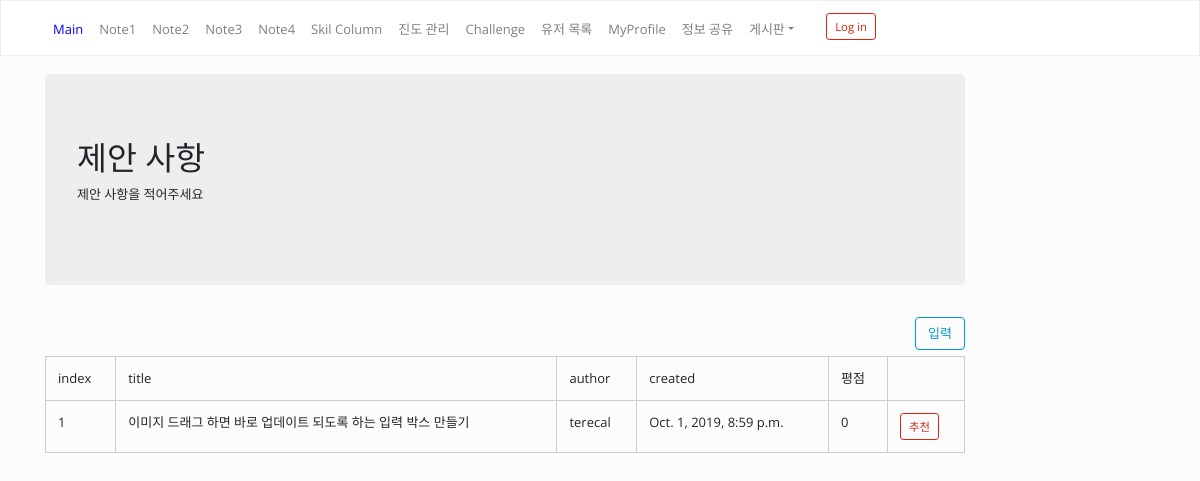
The app's page /management/suggestion/list with its own data.
### management/models.py (models this page shows, shortened)
class Suggestion(models.Model):
    title = models.CharField(max_length=50)
    content = models.TextField(blank=True)
    author = models.ForeignKey(User, on_delete=models.CASCADE)
    created = models.DateTimeField(auto_now_add=True)

### management/views_cbv.py (the view)
# urls.py: path('suggestion/list', views_cbv.SuggestionListView.as_view() , name="suggestion_list"),
class SuggestionListView(ListView):
    model = Suggestion
    paginate_by = 20
    def get_queryset(self):
        return Suggestion.objects.all().order_by('-created')

### management/templates/management/suggestion_list.html (shortened to what this page needs)
{% extends "layout.html" %}
{%block content2 %}
<div class="jumbotron">
  <h1>제안 사항</h1>
  <p>제안 사항을 적어주세요</p>
</div>
<a href="/management/suggestion/new/" class="btn btn-outline-info float-right">입력 </a>
<br><br>
<table class="table table-bordered" id="todo_list">
    <tr>
        <td>index</td>
        <td>title</td>
        <td>author</td>
        <td>created</td>
        <td>평점</td>
        <td></td>
    </tr>
    {% if object_list.exists %}
        {% for p in object_list %}
            <tr>
                <td>
                    {{ forloop.counter }}
                </td>
                <td>
                    {{p.title}}
                </td>
                <td>
                    {{p.author}}
                </td>
                <td>
                    {{p.created}}
                </td>
                <td>
                    {{ p.recommandsuggestion_set.count }}
                </td>
                <td>
                    <a class="btn btn-outline-primary btn-sm" href="{% url "management:recommand_suggestion" p.pk %}"> 추천 </a>
                </td>
            </tr>
        {% endfor %}
    {% else %}
        <tr>
            <td colspan="4">
                <h4>아직 게시물이 없습니다.</h4>
            </td>
        </tr>
    {% endif %}
</table>
{% endblock %}

### records on screen
Suggestion: title "이미지 드래그 하면 바로 업데이트 되도록 하는 입력 박스 만들기", author "terecal", created "Oct. 1, 2019, 8:59 p.m.", recommandsuggestion_set.count "0"
